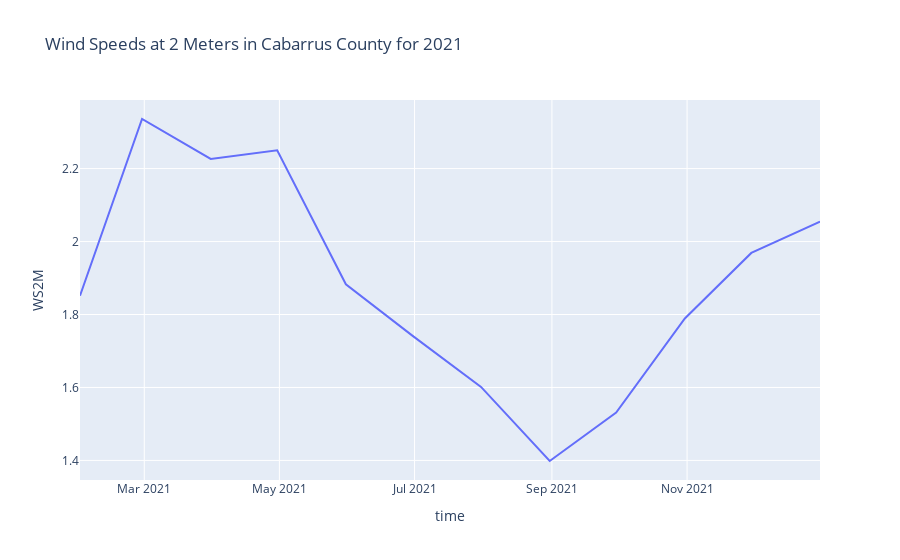

The cell this chart's notebook holds for it:
### Code cell
fig = px.line(cabarrus_data, x="time", y="WS2M", title='Wind Speeds at 2 Meters in Cabarrus County for 2021')
fig.show()

### Figure 1 — Plotly figure (JSON) as saved in the notebook; plotly's stock layout.template omitted (floating-point values rounded to 4 significant figures)
{"data": [{"hovertemplate": "time=%{x}<br>WS2M=%{y}<extra></extra>", "legendgroup": "", "line": {"color": "#636efa", "dash": "solid"}, "marker": {"symbol": "circle"}, "mode": "lines", "name": "", "orientation": "v", "showlegend": false, "type": "scatter", "x": ["2021-01-31", "2021-02-28", "2021-03-31", "2021-04-30", "2021-05-31", "2021-06-30", "2021-07-31", "2021-08-31", "2021-09-30", "2021-10-31", "2021-11-30", "2021-12-31"], "xaxis": "x", "y": [1.852, 2.336, 2.227, 2.25, 1.883, 1.742, 1.602, 1.398, 1.531, 1.789, 1.969, 2.055], "yaxis": "y"}], "layout": {"legend": {"tracegroupgap": 0}, "title": {"text": "Wind Speeds at 2 Meters in Cabarrus County for 2021"}, "xaxis": {"anchor": "y", "domain": [0, 1], "title": {"text": "time"}}, "yaxis": {"anchor": "x", "domain": [0, 1], "title": {"text": "WS2M"}}}}
